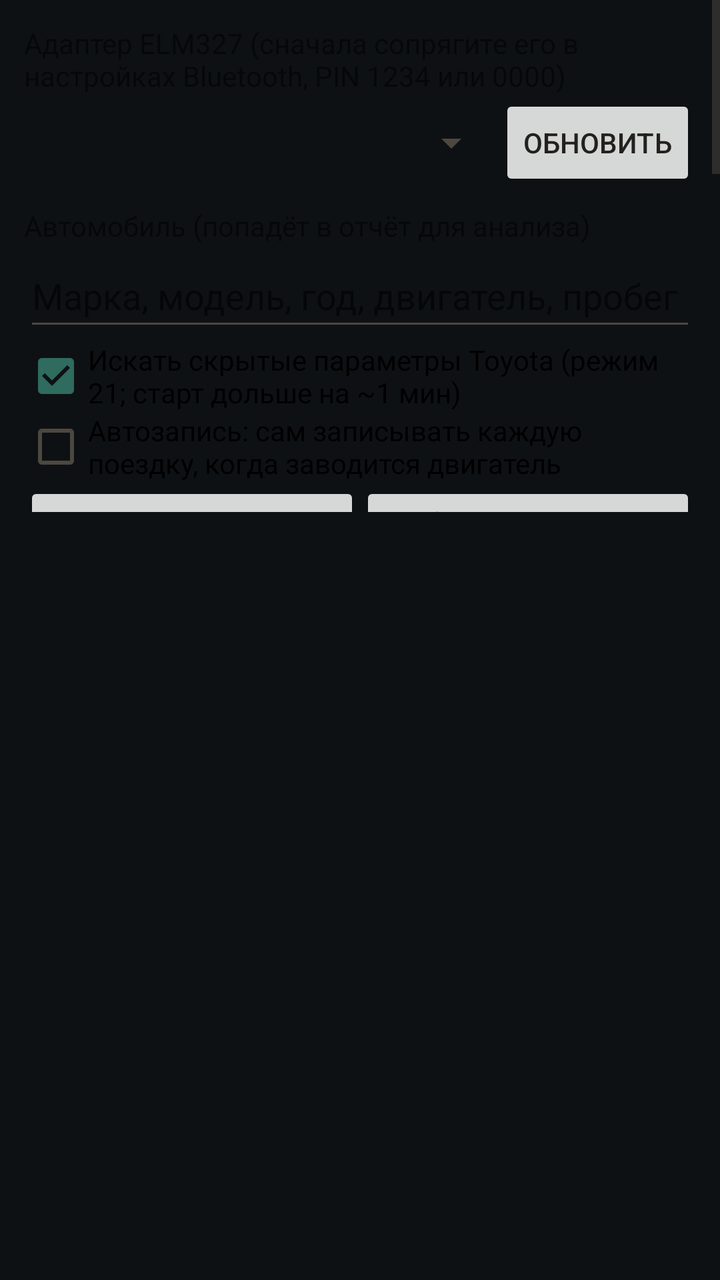
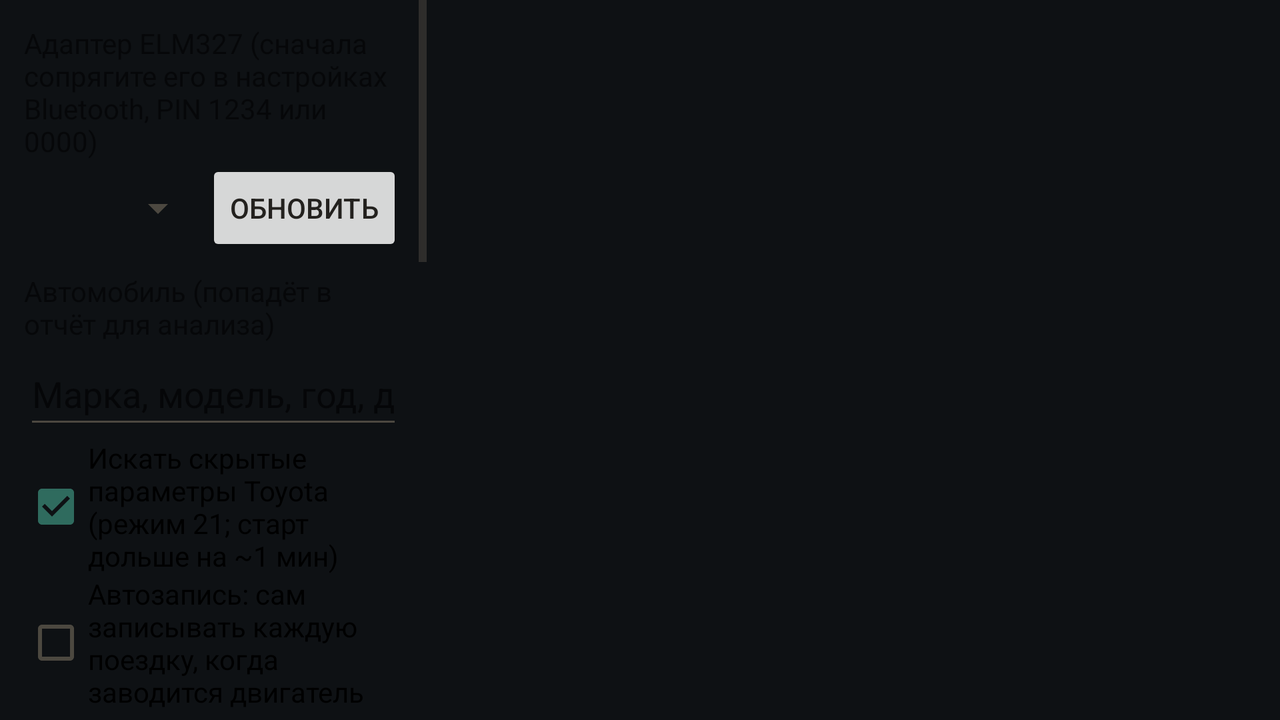

Compare how this app lays out the same screen by default and in its alternative resource folder. The renders come first, then the two layout files and the values they reference.
<!-- AndroidManifest.xml: application theme Bortach -->
<!-- res/layout/activity_main.xml -->
<?xml version="1.0" encoding="utf-8"?>
<LinearLayout xmlns:android="http://schemas.android.com/apk/res/android"
    android:layout_width="match_parent"
    android:layout_height="match_parent"
    android:background="#0E1114"
    android:fitsSystemWindows="true"
    android:orientation="vertical">

    
    <FrameLayout
        android:id="@+id/statusStrip"
        android:layout_width="match_parent"
        android:layout_height="wrap_content" />

    <LinearLayout
        android:layout_width="match_parent"
        android:layout_height="0dp"
        android:layout_weight="1"
        android:orientation="vertical">

        <ScrollView
            android:layout_width="match_parent"
            android:layout_height="0dp"
            android:layout_weight="2">

            <include layout="@layout/controls" />
        </ScrollView>

        <FrameLayout
            android:id="@+id/monitor"
            android:layout_width="match_parent"
            android:layout_height="0dp"
            android:layout_weight="3" />
    </LinearLayout>
</LinearLayout>
<!-- res/layout/controls.xml (included above) -->
<?xml version="1.0" encoding="utf-8"?>
<LinearLayout xmlns:android="http://schemas.android.com/apk/res/android"
    android:layout_width="match_parent"
    android:layout_height="wrap_content"
    android:orientation="vertical"
    android:padding="12dp">

    <TextView
        android:layout_width="wrap_content"
        android:layout_height="wrap_content"
        android:text="Адаптер ELM327 (сначала сопрягите его в настройках Bluetooth, PIN 1234 или 0000)"
        android:textSize="14sp" />

    <LinearLayout
        android:layout_width="match_parent"
        android:layout_height="wrap_content"
        android:gravity="center_vertical"
        android:orientation="horizontal">

        <Spinner
            android:id="@+id/devices"
            android:layout_width="0dp"
            android:layout_height="wrap_content"
            android:layout_weight="1"
            android:minHeight="48dp" />

        <Button
            android:id="@+id/refresh"
            android:layout_width="wrap_content"
            android:layout_height="wrap_content"
            android:text="Обновить" />
    </LinearLayout>

    <TextView
        android:id="@+id/deviceHint"
        android:layout_width="match_parent"
        android:layout_height="wrap_content"
        android:textColor="#C05621"
        android:textSize="13sp"
        android:visibility="gone" />

    <TextView
        android:layout_width="wrap_content"
        android:layout_height="wrap_content"
        android:layout_marginTop="8dp"
        android:text="Автомобиль (попадёт в отчёт для анализа)"
        android:textSize="14sp" />

    <EditText
        android:id="@+id/vehicle"
        android:layout_width="match_parent"
        android:layout_height="wrap_content"
        android:hint="Марка, модель, год, двигатель, пробег"
        android:inputType="textCapSentences"
        android:minHeight="48dp" />

    <CheckBox
        android:id="@+id/extended"
        android:layout_width="match_parent"
        android:layout_height="wrap_content"
        android:checked="true"
        android:text="Искать скрытые параметры Toyota (режим 21; старт дольше на ~1 мин)" />

    <CheckBox
        android:id="@+id/auto"
        android:layout_width="match_parent"
        android:layout_height="wrap_content"
        android:text="Автозапись: сам записывать каждую поездку, когда заводится двигатель" />

    <LinearLayout
        android:id="@+id/autoSetup"
        android:layout_width="match_parent"
        android:layout_height="wrap_content"
        android:orientation="horizontal">

        <Button
            android:id="@+id/battery"
            android:layout_width="0dp"
            android:layout_height="wrap_content"
            android:layout_weight="1"
            android:text="Не ограничивать в фоне"
            android:textAllCaps="false" />

        <Button
            android:id="@+id/overlay"
            android:layout_width="0dp"
            android:layout_height="wrap_content"
            android:layout_weight="1"
            android:text="Открывать при старте"
            android:textAllCaps="false" />
    </LinearLayout>

    <Button
        android:id="@+id/startStop"
        android:layout_width="match_parent"
        android:layout_height="64dp"
        android:layout_marginTop="8dp"
        android:text="Начать запись"
        android:textSize="18sp" />

    <Button
        android:id="@+id/demo"
        android:layout_width="match_parent"
        android:layout_height="wrap_content"
        android:text="Демо-запись без машины (симуляция)" />

    <Button
        android:id="@+id/mark"
        android:layout_width="match_parent"
        android:layout_height="72dp"
        android:enabled="false"
        android:text="Метка (что-то почувствовал)"
        android:textSize="18sp" />

    <TextView
        android:id="@+id/status"
        android:layout_width="match_parent"
        android:layout_height="wrap_content"
        android:layout_marginTop="8dp"
        android:textSize="16sp"
        android:textStyle="bold" />

    <TextView
        android:id="@+id/progress"
        android:layout_width="match_parent"
        android:layout_height="wrap_content"
        android:textSize="14sp" />

    <TextView
        android:id="@+id/dtc"
        android:layout_width="match_parent"
        android:layout_height="wrap_content"
        android:layout_marginTop="8dp"
        android:textSize="14sp" />


    <Button
        android:id="@+id/share"
        android:layout_width="match_parent"
        android:layout_height="wrap_content"
        android:layout_marginTop="8dp"
        android:enabled="false"
        android:text="Поделиться файлами последней записи" />

    <Button
        android:id="@+id/exportAll"
        android:layout_width="match_parent"
        android:layout_height="wrap_content"
        android:text="Скопировать все записи в Загрузки" />

    <TextView
        android:layout_width="match_parent"
        android:layout_height="wrap_content"
        android:layout_marginTop="8dp"
        android:text="Файлы сохраняются в Загрузки/OBD-Logger: .csv — данные, _info.txt — ошибки, описание столбцов и готовый запрос для нейросети, _elm.log — журнал обмена с адаптером. Отдайте нейросети .csv и _info.txt."
        android:textSize="12sp" />
</LinearLayout>
<!-- resources referenced by this layout -->
<resources>
  <style name="Bortach" parent="@android:style/Theme.Material.Light.NoActionBar">
          <item name="android:windowBackground">@color/bt_bg</item>
          <item name="android:colorPrimary">@color/bt_acc</item>
          <item name="android:colorPrimaryDark">@color/bt_bg</item>
          <item name="android:colorAccent">@color/bt_acc</item>
          <item name="android:statusBarColor">@color/bt_bg</item>
          <item name="android:textColorPrimary">@color/bt_t1</item>
          <item name="android:textColorSecondary">@color/bt_t2</item>
      </style>
  <color name="bt_bg">#ECE8DF</color>
  <color name="bt_acc">#2F6B5E</color>
  <color name="bt_t1">#23211E</color>
  <color name="bt_t2">#4C4840</color>
</resources>
<!-- res/layout-land/activity_main.xml (the repository's variant of the layout above) -->
<!-- drawn on the phone turned sideways -->
<?xml version="1.0" encoding="utf-8"?>
<LinearLayout xmlns:android="http://schemas.android.com/apk/res/android"
    android:layout_width="match_parent"
    android:layout_height="match_parent"
    android:background="#0E1114"
    android:fitsSystemWindows="true"
    android:orientation="vertical">

    
    <FrameLayout
        android:id="@+id/statusStrip"
        android:layout_width="match_parent"
        android:layout_height="wrap_content" />

    <LinearLayout
        android:layout_width="match_parent"
        android:layout_height="0dp"
        android:layout_weight="1"
        android:orientation="horizontal">

        <ScrollView
            android:layout_width="0dp"
            android:layout_height="match_parent"
            android:layout_weight="1">

            <include layout="@layout/controls" />
        </ScrollView>

        <FrameLayout
            android:id="@+id/monitor"
            android:layout_width="0dp"
            android:layout_height="match_parent"
            android:layout_weight="2" />
    </LinearLayout>
</LinearLayout>
